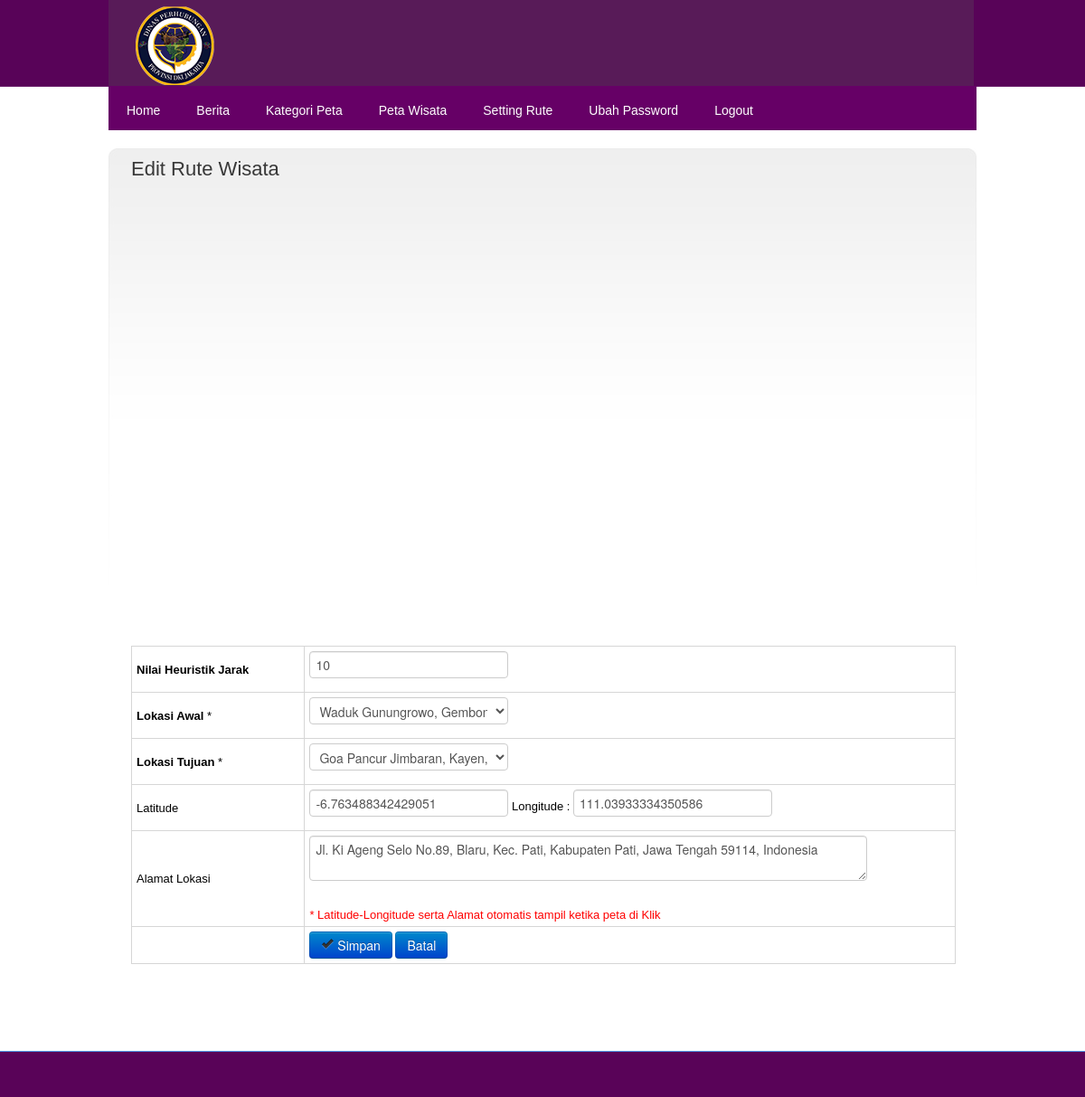
The app's page /?hal=update_rute&id=9&action=edit (signed in) with its own data.
### tables this page shows
CREATE TABLE IF NOT EXISTS `rute_wisata` (
  `id_rute` int(4) NOT NULL AUTO_INCREMENT,
  `lokasi_awal` varchar(350) DEFAULT NULL,
  `lokasi_tujuan` varchar(350) DEFAULT NULL,
  `lat` text,
  `lng` text,
  `alamat` text,
  `waktu` varchar(100) DEFAULT NULL,
  `km` varchar(100) DEFAULT NULL,
  `nilai` varchar(15) DEFAULT NULL,
  PRIMARY KEY (`id_rute`)
);

### includes/p_rute_update.php (the view, shortened to what this page needs)
<?php
$link_list='?hal=data_rute';
$link_update='?hal=update_rute';
if(isset($_POST['save'])){
	$id=$_POST['id'];
	$action=$_POST['action'];
	$lokasi_awal=$_POST['lokasi_awal'];
	$lokasi_tujuan=$_POST['lokasi_tujuan'];
	$lat=$_POST['lat'];
	$lng=$_POST['lng'];
		$nilai=$_POST['nilai'];
	$alamat=$_POST['alamat'];
	if(empty($alamat) or empty($lokasi_awal) or empty($lokasi_tujuan) or empty($lat)){
		$error='Masih ada beberapa kesalahan. Silahkan periksa lagi form di bawah ini.';
	}
	else{
		if($action=='add'){
				$q="insert into rute_wisata(lokasi_awal,lokasi_tujuan,lat,lng,alamat,nilai) values('".$lokasi_awal."','".$lokasi_tujuan."','".$lat."','".$lng."','".$alamat."','".$nilai."')";
				mysqli_query($con,$q);
				exit("<script>location.href='".$link_list."';</script>");
		}
		if($action=='edit'){
			$q=mysqli_query($con,"select * from rute_wisata where id_rute='".$id."'");
			$h=mysqli_fetch_array($q);
		$q="update rute_wisata set lokasi_awal='".$lokasi_awal."',lokasi_tujuan='".$lokasi_tujuan."',lat='".$lat."',lng='".$lng."',alamat='".$alamat."',nilai='".$nilai."'  where id_rute='".$id."'";
				mysqli_query($con,$q);
				exit("<script>location.href='".$link_list."';</script>");
		}
	}
}else{
	if(empty($_GET['action'])){$action='add';}else{$action=$_GET['action'];}
	if($action=='edit'){
		$id=$_GET['id'];
		$q=mysqli_query($con,"select * from rute_wisata where id_rute='".$id."'");
		$h=mysqli_fetch_array($q);
		$id_wisata1=$h['lokasi_awal'];
		$id_wisata2=$h['lokasi_tujuan'];
		$lat=$h['lat'];
		$lng=$h['lng'];
		$alamat=$h['alamat'];
		$nilai=$h['nilai'];
	}
}
$list_awal=array();
$q="select * from peta_wisata order by id_wisata";
$q=mysqli_query($con,$q);
while($h=mysqli_fetch_array($q)){
	if($h['nama']==$id_wisata1){$s=' selected';}else{$s='';}
	$list_awal.='<option value="'.$h['nama'].'"'.$s.'> '.$h['nama'].'</option>';
}
$list_tujuan=array();
$q="select * from peta_wisata order by id_wisata";
$q=mysqli_query($con,$q);
while($h=mysqli_fetch_array($q)){
	if($h['nama']==$id_wisata2){$s=' selected';}else{$s='';}
	$list_tujuan.='<option value="'.$h['nama'].'"'.$s.'>'.$h['nama'].'</option>';
}
?>
<?php
if($_GET['action'] == 'edit'){
$cetak='Edit';
}
else{
$cetak='Tambah';
}
?>
<h3 class="p2"><?php echo $cetak ?> Rute Wisata</h3>
<form action="<?php echo $link_update;?>" name="" method="post" enctype="multipart/form-data">
<div id="map_canvas" align="left" width=100% height=20%></div>
<table width="100%" border="0" cellspacing="4" cellpadding="4" class="tabel_reg">
  <tr>
    <td><strong>Nilai Heuristik Jarak</strong></td>
    <td><input name="nilai" type="text" id="nilai" size="40" value="<?php echo $nilai;?>" class="m-wrap large" /></td>
  </tr>
  <tr>
	<td width="203"><strong>Lokasi Awal </strong><span class="required">*</span> </td>
	<td width="797"><select name="lokasi_awal" class="medium m-wrap">
	  <?php echo $list_awal;?></select></td>
  </tr>
  <tr>
    <td><strong>Lokasi Tujuan</strong> *</td>
    <td><select name="lokasi_tujuan" class="medium m-wrap">
      <?php echo $list_tujuan;?>
    </select>    </td>
  </tr>
  <tr>
    <td>Latitude</td>
    <td><input name="lat" type=text id="lat" size="40" value="<?php echo $lat;?>" class="m-wrap large" readonly />
      Longitude :
      <input name="lng" type=text id="long" size="40" value="<?php echo $lng;?>" class="m-wrap large" readonly /> </td>
  </tr>
  <tr>
    <td>Alamat Lokasi</td>
    <td><label>
    <textarea name="alamat" id="address" class="m-wrap large" style="width:85%" readonly="readonly"><?php echo $alamat;?></textarea>
    </label>
      <br>
        <span class="style1">* Latitude-Longitude serta Alamat otomatis tampil ketika peta di Klik</span></td>
  </tr>
  <tr>
	<td></td>
	<td>
	<button type="submit" name="save" class="btn blue"><i class="icon-ok"></i> Simpan</button>
	<button type="button" name="cancel" class="btn" onClick="location.href='<?php echo $link_list;?>'">Batal</button>	</td>
  </tr>
</table>
</form>

### css/style.css (style rules this page uses)
body { font-family: Arial, Helvetica, sans-serif; font-size: 13px; background: #ffffff top repeat-x url('../images/bg.jpg'); color: #000000; margin: 0; padding: 0; }
h3 { color: #383838; font-size: 22px; }
b, strong { font-weight: bold; }
i, em { font-style: italic; }
#content table { width: 100%; border-collapse: collapse; margin-top: 10px; }
#content table tr td { padding: 5px; text-align: left; border: 1px #d6d6d6 solid; }
#map_canvas { margin: auto; width: 100%; height: 500px; padding: 2px; }

### records on screen
rute_wisata: nilai "10", lat "-6.763488342429051", lng "111.03933334350586", alamat "Jl. Ki Ageng Selo No.89, Blaru, Kec. Pati, Kabupaten Pati, Jawa Tengah 59114, Indonesia"

### other values on screen
$cetak "Edit"
form field lokasi_awal "Waduk Gunungrowo, Gembong, Kabupaten Pati, Jawa Tengah"
form field lokasi_tujuan "Goa Pancur Jimbaran, Kayen, Kabupaten Pati, Jawa Tengah"
